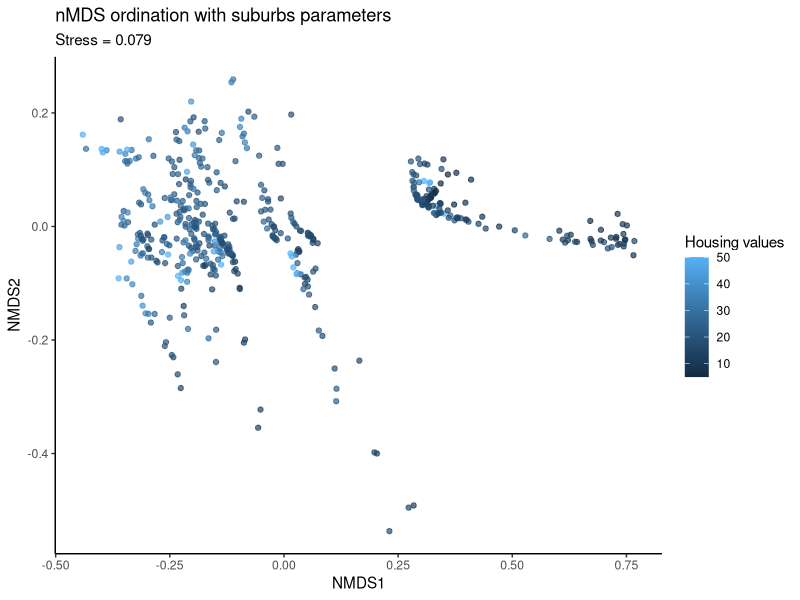

Source code (R): (Note: this script raises an error after producing the figure.)
## ---- chunk 1
knitr::opts_chunk$set(echo = TRUE)
## ---- chunk 2
# function
using <- function(...) {
    libs <- unlist(list(...))
    req <- unlist(lapply(libs, require, character.only = TRUE))
    need <- libs[req == FALSE]
    if(length(need) > 0){ 
        install.packages(need)
        lapply(need, require, character.only = TRUE)
    }
}
## ---- chunk 3
using("dplyr", "vegan", "grid", "ggrepel", "MASS", "GGally", "psych", "corrplot", "tidyr", "car", "leaps", "ggplot2")
## ---- chunk 4
df <- Boston
## ---- chunk 5
nmds_data <- metaMDS(df, distance = "bray", autotransform = FALSE)
nmds_data
nmds_data_ggplot <- as.data.frame(scores(nmds_data, display = "sites"))

## ---- chunk 6
nmds_plot <- ggplot(data = nmds_data_ggplot, aes(NMDS1, NMDS2)) + 
  geom_point(aes(colour = Boston$medv), alpha = 0.7) + 
 
  labs(title = "nMDS ordination with suburbs parameters", subtitle = "Stress = 0.079") +
  labs(colour = "Housing values") +
  theme_classic()

nmds_plot
## ---- chunk 7

df_scale <- as.data.frame(scale(df))

names(Boston)

model_1 <- lm(medv ~ ., data = df_scale)
summary(model_1)
## ---- chunk 8
fit_backward <- stepAIC(model_1, direction = "backward")
fit_backward
## ---- chunk 9
#Variable selection using stepwise regression
null_fit <- lm(medv ~ 1, data = df_scale)
full_fit <- model_1

#forward selection
fit_forward <- step(null_fit, scope = list(upper = full_fit, lower = null_fit), direction = "forward")
fit_forward
## ---- chunk 10
stepAIC(model_1, direction = "both")
## ---- chunk 11
fit_leaps <- regsubsets(medv ~ ., data = df_scale, nbest = 1)

plot(fit_leaps, scale = "adjr2", main = "Adjusted R^2")

## ---- chunk 12
model_2 <- lm(medv ~ rm + lstat + ptratio, data = df_scale)
summary(model_2)
## ---- chunk 13
qqPlot(model_2, labels=row.names(Boston), id.method = "identity", simulate = T, main = "Q-Q Plot")
## ---- chunk 14
# Distribution of studentized residuals
sresid <- studres(model_2)

hist(sresid, freq = FALSE, main = "Distribution of Studentized Residuals")
xfit <-seq(min(sresid), max(sresid), length = 30)
yfit <- dnorm(xfit)
lines(xfit, yfit)
## ---- chunk 15
ggplot(model_2, aes(x = 1:nrow(df_scale), y = .cooksd)) + 
  geom_bar(stat = "identity") + 
  theme_classic()
## ---- chunk 16
influencePlot(model_2, main = "Influence Plot", sub = "Circle size is proportial to Cook's Distance" )
## ---- chunk 17
plot(model_2, which = 1, main = "Residual vs Fitted")
## ---- chunk 18
df_3 <- df_scale[-c(365,366,368, 369, 370, 371, 372, 373, 375, 413),]
model_3 <- lm(medv ~ rm + lstat + ptratio, data = df_3)
summary(model_3)
## ---- chunk 19
qqPlot(model_3, labels=row.names(Boston), id.method = "identity", simulate = T, main = "Q-Q Plot")
## ---- chunk 20

sresid <- studres(model_3)

hist(sresid, freq = FALSE, main = "Distribution of Studentized Residuals")
xfit <-seq(min(sresid), max(sresid), length = 30)
yfit <- dnorm(xfit)
lines(xfit, yfit)
## ---- chunk 21
ggplot(model_3, aes(x = 1:nrow(df_3), y = .cooksd)) + 
  geom_bar(stat = "identity") + 
  theme_classic()
## ---- chunk 22
influencePlot(model_3, main = "Influence Plot", sub = "Circle size is proportial to Cook's Distance" )
## ---- chunk 23
plot(model_3, which = 1)
## ---- chunk 24
summary(model_3)
